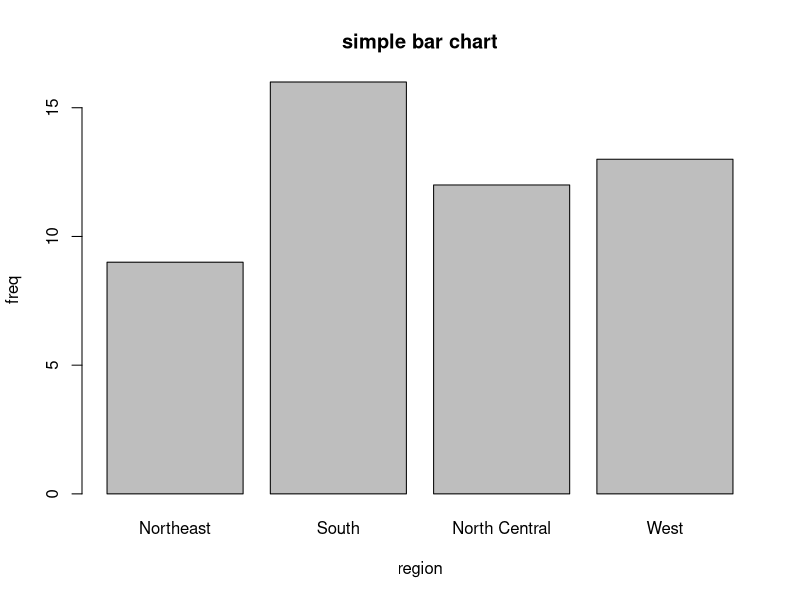
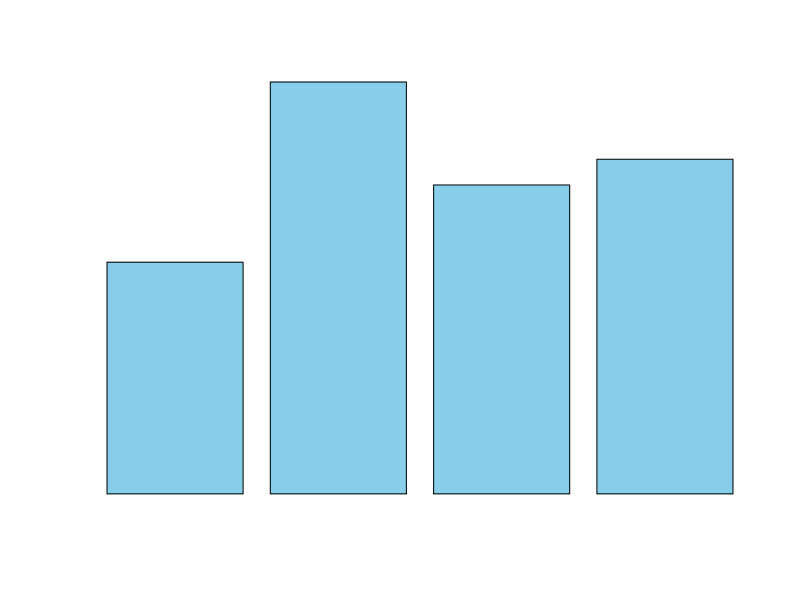

The R source for these figures, in order: (Note: this script raises an error after producing the figures.)
if (!require(plotrix)) install.packages("plotrix")
if (!require(vioplot)) install.packages("vioplot")
if (!require(vcd)) install.packages("vcd")

## Frequency of univariate variable

# bar plot

counts = table(state.region)

counts

barplot(counts, main='simple bar chart', xlab = "region", ylab= "freq")

names(mtcars)

freq.cyl = table(mtcars$cyl)
cyl.name = c("4 cyl", "6 cyl", "8 cyl")

barplot(counts, main='Freq of cyl', names.arg = cyl.name, col = "skyblue")

# pie chart

cyl.names2 = paste0(cyl.name, "(", freq.cyl, "%)")
pie(freq.cyl, labels = cyl.names2, col= rainbow(length(freq.cyl)), main ="pie chart")
rainbow(10)

# 문자열 연결
paste0("a","b")         # paste0는 문자열 사이에 공백 삭제
paste("a","b", sep="_") # default는 sep = " " 이다.

paste0('4 cyl', "(", 30, "%)")
paste0(c('4 cyl','6 cyl'), "(", c(30,10), "%)") # 원소끼리 연결해주고, 길이가 모자랄 경우 재사용


# fan plot 범주의 레벨간 비교가 용이함

fan.plot(freq.cyl, labels = cyl.names2, mina="Fan plot")

## Frequency of multivariate variables

# Frequency table

library(vcd)
head(Arthritis, n=3)

my.table <-xtabs(~ Treatment + Improved, data =Arthritis)
my.table

my.table2 <-xtabs(~ Improved + Treatment, data= Arthritis)
my.table2

# bar plot
barplot(my.table, xlab="Improved", ylab="Treatment", legend.text=TRUE, col=c("green", "red"))

barplot(t(my.table), xlab="Treatment", ylab="Frequency",  legend.text=TRUE, col=c("green","red","orange"))

# bar plot 2
tmp = c("buckled", "unbuckled")
belt <- matrix(c(58, 2, 8, 16), ncol = 2, dimnames=list(parent=tmp, child=tmp))
belt

## continuous variables and visualization

# boxplot
x = rnorm(100)
boxplot(x, main ='boxplot', col='lightblue')

# histogram

x=faithful$waiting
hist(faithful$waiting, nclass=8,  xlab='waiting', ylab='probability')

hist(faithful$waiting, breaks = seq(min(x), max(x), length=10), probability=T)

hist(faithful$waiting, nclass=10, probability=T)     
lines(density(x), col = "red" , lwd=2)
density(x)

# violin plot
library(vioplot)
x = rpois(1000, lambda=3)
vioplot(x, col="lightblue")

## Visualization for multivariate variables

#multiple boxplot

attach(mtcars)
boxplot(mpg~cyl, data =mtcars, names= c('4cyl','6cyl','8cyl'), col='skyblue')

#multiple histogram

par(mfrow=c(3,1))
hist(mpg[cyl==4], xlab='MPG', main='MPG dist by cylilnder',
     xlim =c(5,40), ylim=c(0,10), col='lightblue',
     nclass=trunc(sqrt(length(mpg[cyl==4]))))
hist(mpg[cyl==6], xlab='MPG', main='MPG dist by cylilnder',
     xlim =c(5,40), ylim=c(0,10), col='orange',
     nclass=trunc(sqrt(length(mpg[cyl==6]))))
hist(mpg[cyl==8], xlab='MPG', main='MPG dist by cylilnder',
     xlim =c(5,40), ylim=c(0,10), col='red',
     nclass=trunc(sqrt(length(mpg[cyl==8]))))

par(mfrow=c(1,1))
